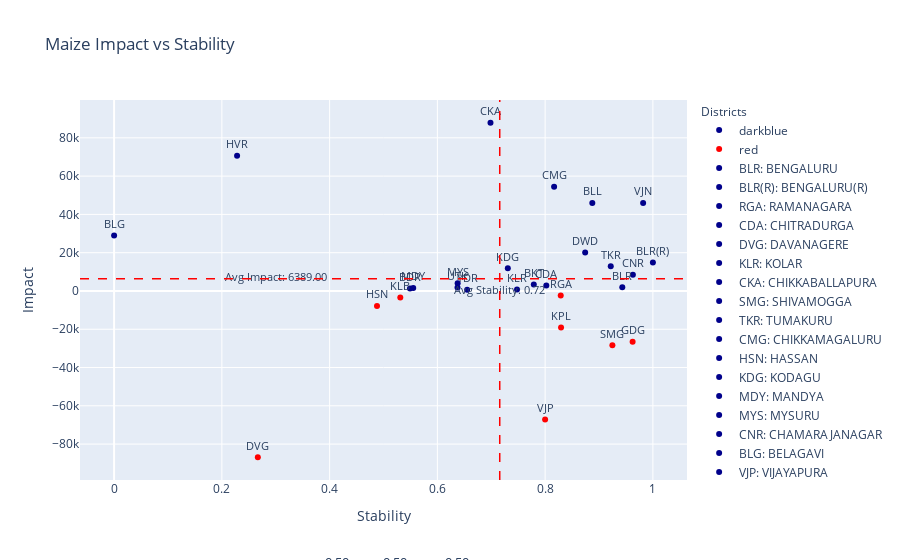

The notebook cell saved with this chart:
### Code cell
import pandas as pd
import plotly.express as px
import ipywidgets as widgets
from ipywidgets import interact
from IPython.display import clear_output
import plotly.graph_objects as go

def update_plot(alpha1, alpha2, alpha3):
    
    tolerance = 1e-5 
    filtered_df = viz_df[
        (viz_df['Sensitivity_LivestockCensus_2012_Cattle'].between(alpha1 - tolerance, alpha1 + tolerance)) &
        (viz_df['Sensitivity_AreaUnderCereals_Maize'].between(alpha2 - tolerance, alpha2 + tolerance)) & 
        (viz_df['Sensitivity_TotalNPK'].between(alpha3 - tolerance, alpha3 + tolerance)) 
    ]

    # Create a scatter plot with filtered data
    fig = px.scatter(
        filtered_df, 
        x='Stability_Values', 
        y='Impact', 
        title='Maize Impact vs Stability',
        labels={'Impact': 'Impact', 'Stability_Values': 'Stability'},
        text='Abbreviation',
        opacity=1,
        color=filtered_df['Impact'].apply(lambda val: 'red' if val < 0 else 'darkblue'),  # Conditional coloring
        color_discrete_map={'red': 'red', 'darkblue': 'darkblue'}
    )

    fig.update_traces(textposition='top center', textfont=dict(size=11))

    # Update layout to add annotations and legends
    fig.update_layout(
        annotations=[
            dict(
                x=0.5,
                y=-0.25,
                showarrow=False,
                text=f' α<sub>LV</sub>: {alpha1:.2f}, α<sub>AM</sub>: {alpha2:.2f}, α<sub>NPK</sub>: {alpha3:.2f}',
                xref="paper",
                yref="paper",
                font=dict(size=13)
            )
        ],
        legend_title_text='Districts',
        legend_title=dict(font=dict(size=12)),
    )

    # Adding custom legends with abbreviations and full forms
    legend_labels = [{'Abbreviation': abb, 'Full Form': full_form} 
                     for abb, full_form in zip(filtered_df['Abbreviation'].unique(), filtered_df['District'].unique())]

    for label in legend_labels:
        fig.add_trace(go.Scatter(
            x=[None],
            y=[None],
            mode='markers',
            marker=dict(color='darkblue'),
            name=f"{label['Abbreviation']}: {label['Full Form']}"
        ))

    # Adding average lines for stability and percentage change
    avg_stability = filtered_df['Stability_Values'].mean()
    avg_precent = filtered_df['Impact'].mean()

    fig.add_shape(
        type='line',
        x0=avg_stability, y0=0, x1=avg_stability, y1=1,
        line=dict(color='red', width=1.5, dash='dash'),
        yref='paper'
    )

    fig.add_shape(
        type='line',
        x0=0, y0=avg_precent, x1=1, y1=avg_precent,
        line=dict(color='red', width=1.5, dash='dash'),
        xref='paper'
    )

    # Add annotations for average values
    fig.add_trace(go.Scatter(
        x=[avg_stability],
        y=[-0.07],
        text=[f'Avg Stability: {avg_stability:.2f}'],
        mode="text",
        showlegend=False,
        textfont=dict(size=10.7)
    ))

    fig.add_trace(go.Scatter(
        x=[0.3],
        y=[avg_precent-0.04],
        text=[f'Avg Impact: {avg_precent:.2f}'],
        mode="text",
        showlegend=False,
        textfont=dict(size=10.7)
    ))

    clear_output()

    display(fig)


# Creating sliders for interaction
alpha1_slider = widgets.FloatSlider(value=0.5, min=0, max=1, step=0.1, description='αLV:')
alpha2_slider = widgets.FloatSlider(value=0.5, min=0, max=1, step=0.1, description='αAM:')
alpha3_slider = widgets.FloatSlider(value=0.5, min=0, max=1, step=0.1, description='αNPK:')

# Creating interactive plot
interactive_plot = interact(update_plot, alpha1=alpha1_slider, alpha2=alpha2_slider, alpha3=alpha3_slider)

# Create update button to trigger plot update
update_button = widgets.Button(description="Update Plot")
update_button.on_click(lambda _: update_plot(alpha1_slider.value, alpha2_slider.value, alpha3_slider.value))

# Display the button and sliders
widgets.HBox([update_button, alpha1_slider, alpha2_slider, alpha3_slider])

### Figure 1 — Plotly figure (JSON) as saved in the notebook; plotly's stock layout.template omitted (floating-point values rounded to 4 significant figures)
{"data": [{"hovertemplate": "color=darkblue<br>Stability=%{x}<br>Impact=%{y}<br>Abbreviation=%{text}<extra></extra>", "legendgroup": "darkblue", "marker": {"color": "darkblue", "opacity": 1, "symbol": "circle"}, "mode": "markers+text", "name": "darkblue", "orientation": "v", "showlegend": true, "text": ["BLR", "BLR(R)", "CDA", "KLR", "CKA", "TKR", "CMG", "KDG", "MDY", "MYS", "CNR", "BLG", "BKT", "DWD", "HVR", "UTK", "BLL", "BDR", "YDR", "VJN"], "textfont": {"size": 11}, "textposition": "top center", "type": "scatter", "x": [0.9432, 1, 0.8021, 0.7478, 0.6986, 0.9218, 0.8166, 0.7307, 0.5552, 0.6376, 0.9628, 0, 0.7789, 0.8743, 0.2283, 0.6374, 0.8875, 0.5492, 0.6553, 0.9819], "xaxis": "x", "y": [1930.0, 14810.0, 2848.0, 744.8, 87880.0, 12910.0, 54400.0, 11900.0, 1601.0, 4036.0, 8502.0, 29020.0, 3415.0, 20040.0, 70690.0, 1844.0, 46010.0, 1253.0, 671.2, 46010.0], "yaxis": "y"}, {"hovertemplate": "color=red<br>Stability=%{x}<br>Impact=%{y}<br>Abbreviation=%{text}<extra></extra>", "legendgroup": "red", "marker": {"color": "red", "opacity": 1, "symbol": "circle"}, "mode": "markers+text", "name": "red", "orientation": "v", "showlegend": true, "text": ["RGA", "DVG", "SMG", "HSN", "VJP", "GDG", "KLB", "KPL"], "textfont": {"size": 11}, "textposition": "top center", "type": "scatter", "x": [0.8289, 0.2668, 0.9248, 0.4879, 0.7999, 0.9623, 0.5312, 0.8295], "xaxis": "x", "y": [-2390.0, -86870.0, -28410.0, -7811.0, -67140.0, -26520.0, -3435.0, -19060.0], "yaxis": "y"}, {"marker": {"color": "darkblue"}, "mode": "markers", "name": "BLR: BENGALURU", "type": "scatter", "x": [null], "y": [null]}, {"marker": {"color": "darkblue"}, "mode": "markers", "name": "BLR(R): BENGALURU(R)", "type": "scatter", "x": [null], "y": [null]}, {"marker": {"color": "darkblue"}, "mode": "markers", "name": "RGA: RAMANAGARA", "type": "scatter", "x": [null], "y": [null]}, {"marker": {"color": "darkblue"}, "mode": "markers", "name": "CDA: CHITRADURGA", "type": "scatter", "x": [null], "y": [null]}, {"marker": {"color": "darkblue"}, "mode": "markers", "name": "DVG: DAVANAGERE", "type": "scatter", "x": [null], "y": [null]}, {"marker": {"color": "darkblue"}, "mode": "markers", "name": "KLR: KOLAR", "type": "scatter", "x": [null], "y": [null]}, {"marker": {"color": "darkblue"}, "mode": "markers", "name": "CKA: CHIKKABALLAPURA", "type": "scatter", "x": [null], "y": [null]}, {"marker": {"color": "darkblue"}, "mode": "markers", "name": "SMG: SHIVAMOGGA", "type": "scatter", "x": [null], "y": [null]}, {"marker": {"color": "darkblue"}, "mode": "markers", "name": "TKR: TUMAKURU", "type": "scatter", "x": [null], "y": [null]}, {"marker": {"color": "darkblue"}, "mode": "markers", "name": "CMG: CHIKKAMAGALURU", "type": "scatter", "x": [null], "y": [null]}, {"marker": {"color": "darkblue"}, "mode": "markers", "name": "HSN: HASSAN", "type": "scatter", "x": [null], "y": [null]}, {"marker": {"color": "darkblue"}, "mode": "markers", "name": "KDG: KODAGU", "type": "scatter", "x": [null], "y": [null]}, {"marker": {"color": "darkblue"}, "mode": "markers", "name": "MDY: MANDYA", "type": "scatter", "x": [null], "y": [null]}, {"marker": {"color": "darkblue"}, "mode": "markers", "name": "MYS: MYSURU", "type": "scatter", "x": [null], "y": [null]}, {"marker": {"color": "darkblue"}, "mode": "markers", "name": "CNR: CHAMARAJANAGAR", "type": "scatter", "x": [null], "y": [null]}, {"marker": {"color": "darkblue"}, "mode": "markers", "name": "BLG: BELAGAVI", "type": "scatter", "x": [null], "y": [null]}, {"marker": {"color": "darkblue"}, "mode": "markers", "name": "VJP: VIJAYAPURA", "type": "scatter", "x": [null], "y": [null]}, {"marker": {"color": "darkblue"}, "mode": "markers", "name": "BKT: BAGALKOT", "type": "scatter", "x": [null], "y": [null]}, {"marker": {"color": "darkblue"}, "mode": "markers", "name": "DWD: DHARAWAD", "type": "scatter", "x": [null], "y": [null]}, {"marker": {"color": "darkblue"}, "mode": "markers", "name": "GDG: GADAG", "type": "scatter", "x": [null], "y": [null]}, {"marker": {"color": "darkblue"}, "mode": "markers", "name": "HVR: HAVERI", "type": "scatter", "x": [null], "y": [null]}, {"marker": {"color": "darkblue"}, "mode": "markers", "name": "UTK: UTTARA KANNADA", "type": "scatter", "x": [null], "y": [null]}, {"marker": {"color": "darkblue"}, "mode": "markers", "name": "BLL: BALLARI", "type": "scatter", "x": [null], "y": [null]}, {"marker": {"color": "darkblue"}, "mode": "markers", "name": "BDR: BIDAR", "type": "scatter", "x": [null], "y": [null]}, {"marker": {"color": "darkblue"}, "mode": "markers", "name": "KLB: KALABURAGI", "type": "scatter", "x": [null], "y": [null]}, {"marker": {"color": "darkblue"}, "mode": "markers", "name": "YDR: YADGIRI", "type": "scatter", "x": [null], "y": [null]}, {"marker": {"color": "darkblue"}, "mode": "markers", "name": "KPL: KOPPAL", "type": "scatter", "x": [null], "y": [null]}, {"marker": {"color": "darkblue"}, "mode": "markers", "name": "VJN: VIJAYANAGARA", "type": "scatter", "x": [null], "y": [null]}, {"mode": "text", "showlegend": false, "text": ["Avg Stability: 0.72"], "textfont": {"size": 10.7}, "type": "scatter", "x": [0.7157], "y": [-0.07]}, {"mode": "text", "showlegend": false, "text": ["Avg Impact: 6389.00"], "textfont": {"size": 10.7}, "type": "scatter", "x": [0.3], "y": [6389.0]}], "layout": {"annotations": [{"font": {"size": 13}, "showarrow": false, "text": " α<sub>LV</sub>: 0.50, α<sub>AM</sub>: 0.50, α<sub>NPK</sub>: 0.50", "x": 0.5, "xref": "paper", "y": -0.25, "yref": "paper"}], "legend": {"title": {"font": {"size": 12}, "text": "Districts"}, "tracegroupgap": 0}, "shapes": [{"line": {"color": "red", "dash": "dash", "width": 1.5}, "type": "line", "x0": 0.7157, "x1": 0.7157, "y0": 0, "y1": 1, "yref": "paper"}, {"line": {"color": "red", "dash": "dash", "width": 1.5}, "type": "line", "x0": 0, "x1": 1, "xref": "paper", "y0": 6389.0, "y1": 6389.0}], "title": {"text": "Maize Impact vs Stability"}, "xaxis": {"anchor": "y", "domain": [0, 1], "title": {"text": "Stability"}}, "yaxis": {"anchor": "x", "domain": [0, 1], "title": {"text": "Impact"}}}}
